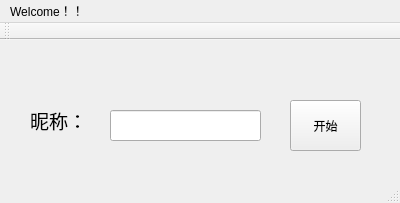
<?xml version="1.0" encoding="UTF-8"?>
<ui version="4.0">
 <class>MainWindow</class>
 <widget class="QMainWindow" name="MainWindow">
  <property name="geometry">
   <rect>
    <x>0</x>
    <y>0</y>
    <width>400</width>
    <height>203</height>
   </rect>
  </property>
  <property name="windowTitle">
   <string>Hello Wolf!</string>
  </property>
  <widget class="QWidget" name="centralWidget">
   <widget class="QLineEdit" name="lineEdit">
    <property name="geometry">
     <rect>
      <x>110</x>
      <y>70</y>
      <width>151</width>
      <height>31</height>
     </rect>
    </property>
    <property name="text">
     <string/>
    </property>
   </widget>
   <widget class="QPushButton" name="pushButton">
    <property name="geometry">
     <rect>
      <x>290</x>
      <y>60</y>
      <width>71</width>
      <height>51</height>
     </rect>
    </property>
    <property name="text">
     <string>开始</string>
    </property>
   </widget>
   <widget class="QLabel" name="label">
    <property name="geometry">
     <rect>
      <x>30</x>
      <y>70</y>
      <width>60</width>
      <height>21</height>
     </rect>
    </property>
    <property name="font">
     <font>
      <family>Andale Mono</family>
      <pointsize>14</pointsize>
     </font>
    </property>
    <property name="text">
     <string>昵称：</string>
    </property>
   </widget>
  </widget>
  <widget class="QMenuBar" name="menuBar">
   <property name="geometry">
    <rect>
     <x>0</x>
     <y>0</y>
     <width>400</width>
     <height>22</height>
    </rect>
   </property>
   <widget class="QMenu" name="menuWelcome">
    <property name="title">
     <string>Welcome！！</string>
    </property>
    <addaction name="separator"/>
   </widget>
   <addaction name="menuWelcome"/>
  </widget>
  <widget class="QToolBar" name="mainToolBar">
   <attribute name="toolBarArea">
    <enum>TopToolBarArea</enum>
   </attribute>
   <attribute name="toolBarBreak">
    <bool>false</bool>
   </attribute>
  </widget>
  <widget class="QStatusBar" name="statusBar"/>
 </widget>
 <layoutdefault spacing="6" margin="11"/>
 <resources/>
 <connections/>
</ui>
